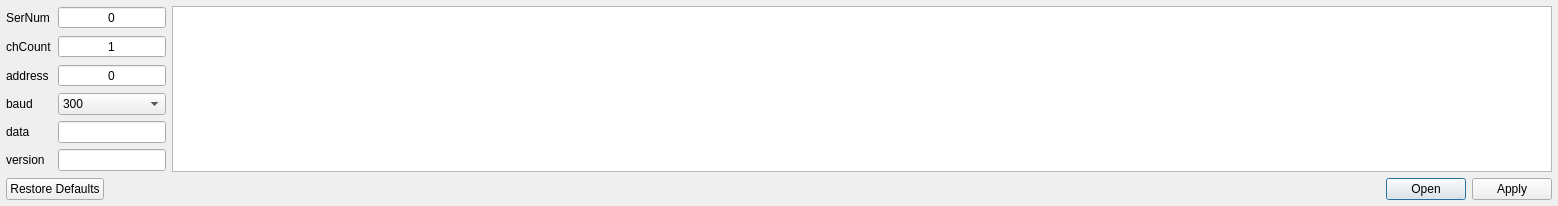
<?xml version="1.0" encoding="UTF-8"?>
<ui version="4.0">
 <class>KdsDialog</class>
 <widget class="QDialog" name="KdsDialog">
  <property name="geometry">
   <rect>
    <x>0</x>
    <y>0</y>
    <width>1558</width>
    <height>206</height>
   </rect>
  </property>
  <property name="windowTitle">
   <string>Dialog</string>
  </property>
  <layout class="QGridLayout" name="gridLayout" columnstretch="0,1">
   <property name="leftMargin">
    <number>6</number>
   </property>
   <property name="topMargin">
    <number>6</number>
   </property>
   <property name="rightMargin">
    <number>6</number>
   </property>
   <property name="bottomMargin">
    <number>6</number>
   </property>
   <item row="0" column="1">
    <widget class="QTableView" name="tableView"/>
   </item>
   <item row="0" column="0">
    <layout class="QFormLayout" name="formLayout">
     <item row="0" column="0">
      <widget class="QLabel" name="serNumLabel">
       <property name="text">
        <string>SerNum</string>
       </property>
      </widget>
     </item>
     <item row="0" column="1">
      <widget class="QSpinBox" name="serNumSpinBox">
       <property name="alignment">
        <set>Qt::AlignCenter</set>
       </property>
       <property name="buttonSymbols">
        <enum>QAbstractSpinBox::NoButtons</enum>
       </property>
       <property name="maximum">
        <number>65535</number>
       </property>
      </widget>
     </item>
     <item row="1" column="0">
      <widget class="QLabel" name="chCountLabel">
       <property name="text">
        <string>chCount</string>
       </property>
      </widget>
     </item>
     <item row="1" column="1">
      <widget class="QSpinBox" name="chCountSpinBox">
       <property name="alignment">
        <set>Qt::AlignCenter</set>
       </property>
       <property name="buttonSymbols">
        <enum>QAbstractSpinBox::NoButtons</enum>
       </property>
       <property name="minimum">
        <number>1</number>
       </property>
       <property name="maximum">
        <number>16</number>
       </property>
      </widget>
     </item>
     <item row="2" column="0">
      <widget class="QLabel" name="addressLabel">
       <property name="text">
        <string>address</string>
       </property>
      </widget>
     </item>
     <item row="2" column="1">
      <widget class="QSpinBox" name="addressSpinBox">
       <property name="alignment">
        <set>Qt::AlignCenter</set>
       </property>
       <property name="buttonSymbols">
        <enum>QAbstractSpinBox::NoButtons</enum>
       </property>
       <property name="maximum">
        <number>255</number>
       </property>
      </widget>
     </item>
     <item row="3" column="0">
      <widget class="QLabel" name="baudLabel">
       <property name="text">
        <string>baud</string>
       </property>
      </widget>
     </item>
     <item row="3" column="1">
      <widget class="QComboBox" name="baudComboBox">
       <item>
        <property name="text">
         <string>300</string>
        </property>
       </item>
       <item>
        <property name="text">
         <string>600</string>
        </property>
       </item>
       <item>
        <property name="text">
         <string>1200</string>
        </property>
       </item>
       <item>
        <property name="text">
         <string>2400</string>
        </property>
       </item>
       <item>
        <property name="text">
         <string>4800</string>
        </property>
       </item>
       <item>
        <property name="text">
         <string>9600</string>
        </property>
       </item>
       <item>
        <property name="text">
         <string>19200</string>
        </property>
       </item>
      </widget>
     </item>
     <item row="4" column="0">
      <widget class="QLabel" name="dataLabel">
       <property name="text">
        <string>data</string>
       </property>
      </widget>
     </item>
     <item row="4" column="1">
      <widget class="QLineEdit" name="dataLineEdit">
       <property name="inputMask">
        <string>BBBBBBBBBBBBBBBB</string>
       </property>
       <property name="alignment">
        <set>Qt::AlignCenter</set>
       </property>
      </widget>
     </item>
     <item row="5" column="0">
      <widget class="QLabel" name="versionLabel">
       <property name="text">
        <string>version</string>
       </property>
      </widget>
     </item>
     <item row="5" column="1">
      <widget class="QLineEdit" name="versionLineEdit">
       <property name="alignment">
        <set>Qt::AlignCenter</set>
       </property>
       <property name="readOnly">
        <bool>true</bool>
       </property>
      </widget>
     </item>
    </layout>
   </item>
   <item row="1" column="0" colspan="2">
    <widget class="QDialogButtonBox" name="buttonBox">
     <property name="standardButtons">
      <set>QDialogButtonBox::Apply|QDialogButtonBox::Open|QDialogButtonBox::RestoreDefaults</set>
     </property>
     <property name="centerButtons">
      <bool>false</bool>
     </property>
    </widget>
   </item>
  </layout>
 </widget>
 <resources/>
 <connections/>
</ui>
